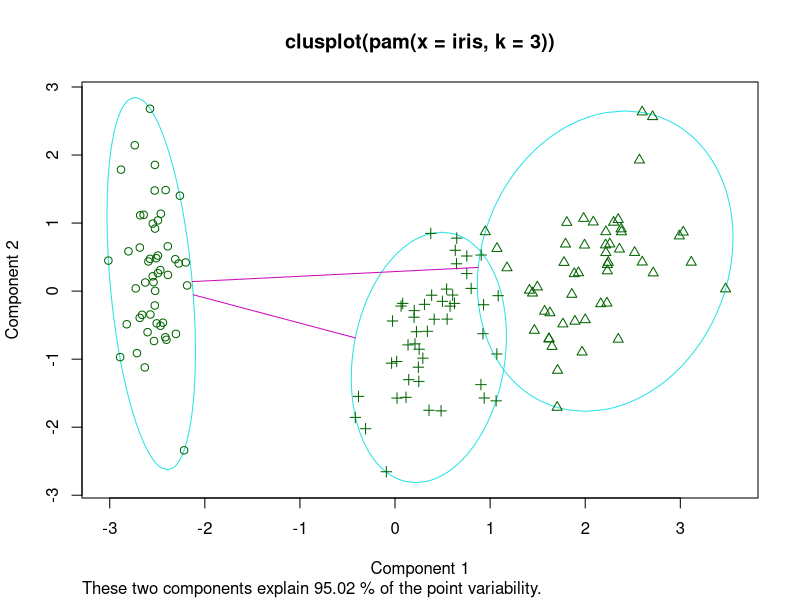
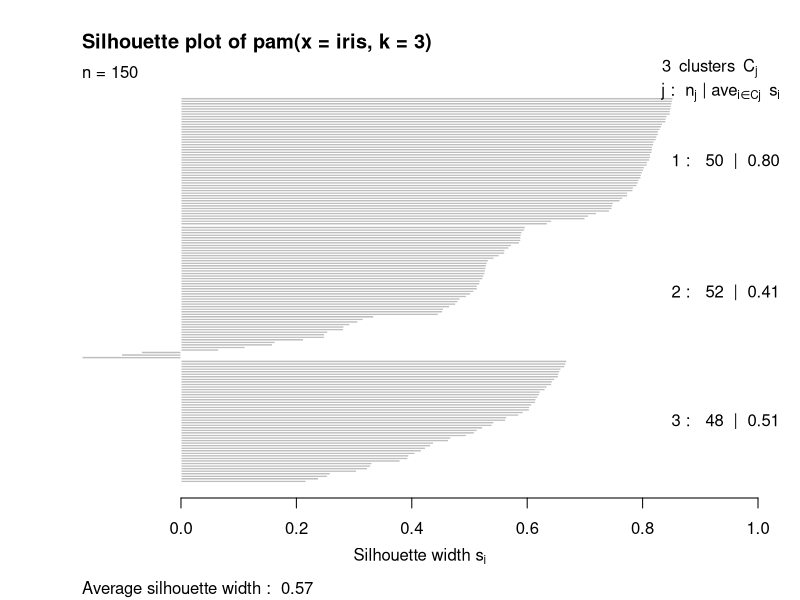

Recreate these plots in R, in order.
#kmedoids
library(cluster)
pam.result=pam(iris,3)
print(pam.result)
table(iris$Species,pam.result$clustering)
plot(pam.result)
